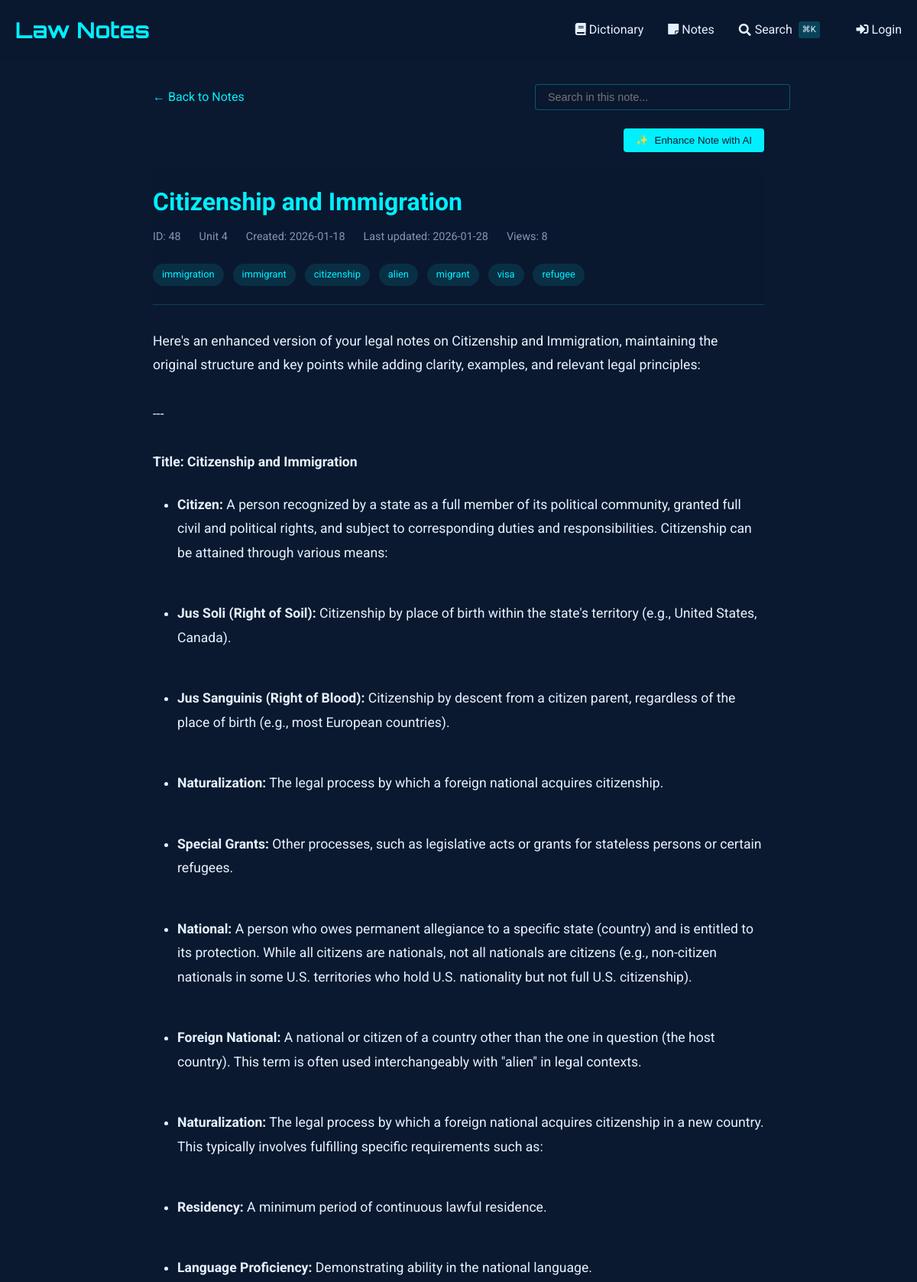
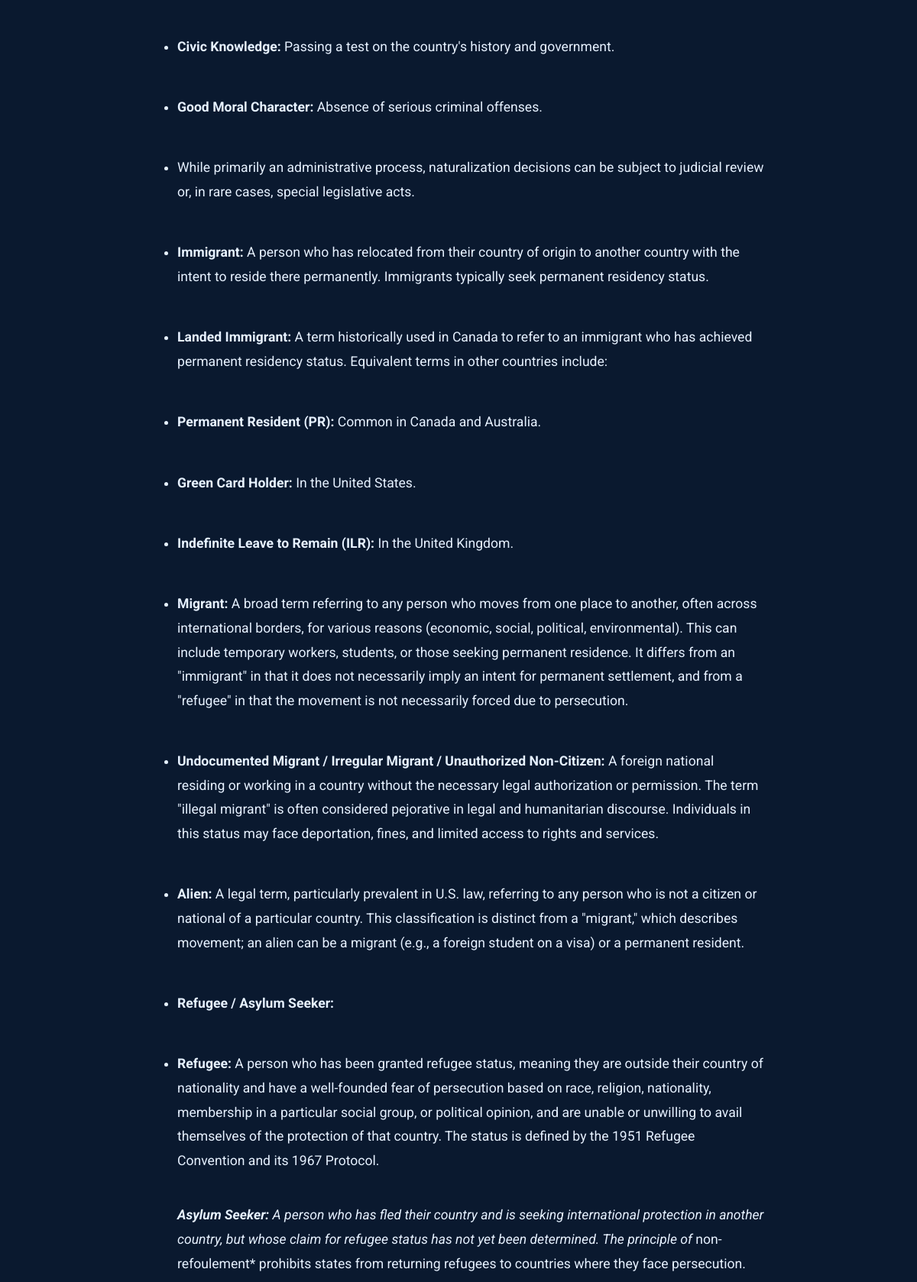
The app's page /notes/view/48 (upper part) with its own data (2 pictures, top to bottom).
### tables this page shows
CREATE TABLE notes (
    id INTEGER PRIMARY KEY AUTOINCREMENT,
    title TEXT NOT NULL,                -- short title for the note
    content TEXT NOT NULL,              -- the full note text
    unit_number INTEGER,                -- optional: to group with course units
    tags TEXT,                          -- comma-separated or JSON for filtering/search
    related_entries TEXT,               -- store glossary ids (e.g., "1,4,5") for cross-linking
    created_at TIMESTAMP DEFAULT CURRENT_TIMESTAMP,
    last_updated TIMESTAMP DEFAULT CURRENT_TIMESTAMP,
    views INTEGER DEFAULT 0,            -- track popularity
    is_favorite BOOLEAN DEFAULT 0,      -- quick flag for starred notes
    comments TEXT                       -- optional: your own thoughts or annotations
, has_worksheet BOOLEAN DEFAULT 0);

### notes_routes.py (the view, shortened to what this page needs)
@notes_bp.route('/view/<int:note_id>')
def view_note(note_id):
    db = SQL("sqlite:///notes.db")
    note = db.execute("""
        SELECT *,
               strftime('%Y-%m-%d', created_at) as created_date,
               strftime('%Y-%m-%d', last_updated) as last_updated
        FROM notes
        WHERE id = :id
    """, id=note_id)
    if not note:
        abort(404)
    note = note[0]
    db.execute("""
        UPDATE notes
        SET views = COALESCE(views, 0) + 1
        WHERE id = :id
    """, id=note_id)
    content = note['content']
    content = re.sub(r'^# (.*?)$', r'<h1>\1</h1>', content, flags=re.MULTILINE)
    content = re.sub(r'^## (.*?)$', r'<h2>\1</h2>', content, flags=re.MULTILINE)
    content = re.sub(r'^### (.*?)$', r'<h3>\1</h3>', content, flags=re.MULTILINE)
    content = re.sub(r'\*\*(.*?)\*\*', r'<strong>\1</strong>', content)
    content = re.sub(r'\*(.*?)\*', r'<em>\1</em>', content)
    content = re.sub(r'^\s*[-*] (.*?)$', r'<li>\1</li>', content, flags=re.MULTILINE)
    content = re.sub(r'(<li>.*</li>)', r'<ul>\1</ul>', content, flags=re.DOTALL)
    content = re.sub(r'^> (.*?)$', r'<blockquote>\1</blockquote>', content, flags=re.MULTILINE)
    content = content.replace('\n', '<br>')
    content = re.sub(
        r'<aside>\s*💡\s*(.*?)\s*</aside>',
        r'<div class="callout"><div class="callout-emoji">💡</div><div class="callout-content">\1</div></div>',
        content,
        flags=re.DOTALL
    )
    sections = re.split(r'(<h[1-3]>.*?</h[1-3]>)', content)
    processed_sections = []
    for i, section in enumerate(sections):
        if section.startswith('<h'):
            processed_sections.append(section)
        elif section.strip():
            if not any(tag in section for tag in ['<p>', '<ul>', '<ol>', '<blockquote>', '<div class="callout">']):
                section = f'<p>{section}</p>'
            processed_sections.append(section)
    processed_content = '\n'.join(processed_sections)
    related_entries = []
    worksheet_images = []
    if note.get('has_worksheet'):
        worksheet_images = get_worksheet_images(note_id)
    return render_template('notes/view.html',
                         note=note,
                         content=processed_content,
                         related_entries=related_entries,
                         worksheet_images=worksheet_images)

### sql.py (called while the page is built, shortened)
def _enable_logging(f):
    import logging
    import functools
    import os
    @functools.wraps(f)
    def decorator(*args, **kwargs):
        try:
            import flask
        except ModuleNotFoundError:
            return f(*args, **kwargs)
        disabled = logging.getLogger("cs50").disabled
        if flask.current_app and os.getenv("FLASK_ENV") == "development":
            logging.getLogger("cs50").disabled = False
        try:
            return f(*args, **kwargs)
        finally:
            logging.getLogger("cs50").disabled = disabled
    return decorator

def _parse_placeholder(token):
    import re
    import sqlparse
    if (
        not isinstance(token, sqlparse.sql.Token)
        or token.ttype != sqlparse.tokens.Name.Placeholder
    ):
        raise TypeError()
    if token.value == "?":
        return "qmark", None
    matches = re.search(r"^:([1-9]\d*)$", token.value)
    if matches:
        return "numeric", int(matches.group(1)) - 1
    matches = re.search(r"^:([a-zA-Z]\w*)$", token.value)
    if matches:
        return "named", matches.group(1)

    def __del__(self):
        self._disconnect()

    def _disconnect(self):
        if hasattr(_data, self._name()):
            getattr(_data, self._name()).close()
            delattr(_data, self._name())

    def _name(self):
        return str(hash(self))

        def connect(dbapi_connection, connection_record):
            try:
                if isinstance(
                    dbapi_connection, sqlite3.Connection
                ):  # If back end is sqlite
                    cursor = dbapi_connection.cursor()
                    cursor.execute("PRAGMA foreign_keys=ON")
                    cursor.close()
            except:
                pass

### templates/notes/view.html (shortened to what this page needs)
{% extends "notes/base.html" %}
{% block content %}
<div class="container" style="max-width: 800px; margin: 0 auto;">
    <div style="margin-bottom: 1.5rem; display: flex; justify-content: space-between; align-items: center; flex-wrap: wrap; gap: 1rem;">
        <a href="{{ url_for('notes.index') }}" style="color: var(--primary); text-decoration: none; display: inline-flex; align-items: center;">
            ← Back to Notes
        </a>
        <div class="search-container" style="position: relative; max-width: 300px; width: 100%;">
            <input type="text" id="noteSearch" placeholder="Search in this note..."
                   style="width: 100%; padding: 0.5rem 1rem; background: rgba(10, 25, 47, 0.7);
                          border: 1px solid rgba(0, 240, 255, 0.3); border-radius: 4px;
                          color: #e6f1ff; font-size: 0.9rem;">
        </div>
    </div>
    <div id="enhanceControls" style="margin-bottom: 1.5rem; display: flex; justify-content: flex-end; gap: 1rem;">
        <button id="enhanceNoteBtn" class="btn btn-primary" style="background: var(--primary); color: #0a192f; border: none; padding: 0.5rem 1rem; border-radius: 4px; cursor: pointer; font-weight: 500; display: flex; align-items: center; gap: 0.5rem;">
            <span id="enhanceIcon">✨</span> Enhance Note with AI
        </button>
    </div>
    <article class="note">
        <header class="note-header">
            <h1 class="note-title">
                {{ note.title }}
            </h1>
            <div class="note-meta">
                <span>ID: {{ note.id }}</span>
                {% if note.unit_number %}
                <span>Unit {{ note.unit_number }}</span>
                {% endif %}
                <span>Created: {{ note.created_date }}</span>
                <span>Last updated: {{ note.last_updated }}</span>
                <span>Views: {{ note.views or 0 }}</span>
            </div>
            {% if note.tags %}
            <div class="note-tags" style="margin-top: 1rem;">
                {% for tag in note.tags.split(',') %}
                    <span class="tag">{{ tag.strip() }}</span>
                {% endfor %}
            </div>
            {% endif %}
        </header>
        <div class="note-content">
            {{ content|safe }}
        </div>
    </article>
</div>
{% endblock %}

### templates/dictionary/base.html (style rules this page uses)
:root { --primary: #00f0ff; --bg-dark: #0a192f; --text: #e6f1ff; --success: #2ecc71; --error: #e74c3c; }
body { font-family: 'Roboto', sans-serif; background-color: var(--bg-dark); color: var(--text); line-height: 1.6; margin: 0; padding: 0; }
.container { max-width: 1200px; margin: 0 auto; padding: 0 20px; }
header { background: rgba(10, 25, 47, 0.9); padding: 1rem 0; }
.btn { display: inline-block; padding: 0.6rem 1.5rem; background: var(--primary); color: #000; border: none; border-radius: 4px; cursor: pointer; text-decoration: none; font-weight: 500; transition: all 0.3s; }

### templates/notes/view.html (style rules this page uses)
.note-header { margin-bottom: 2rem; padding-bottom: 1rem; border-bottom: 1px solid rgba(0, 240, 255, 0.2); }
.note-title { color: var(--primary); margin: 0 0 0.5rem 0; font-size: 2rem; font-weight: 700; }
.note-meta { display: flex; gap: 1.5rem; color: #8892b0; font-size: 0.9rem; margin-bottom: 1.5rem; }
.note-content { font-size: 1.1rem; line-height: 1.8; color: #e6f1ff; }
.note-content ul, .note-content ol { margin: 1.5rem 0; padding-left: 2rem; }
.note-content li { margin: 0.5rem 0; }
.tag { display: inline-block; background: rgba(0, 240, 255, 0.1); color: var(--primary); padding: 0.25rem 0.75rem; border-radius: 20px; font-size: 0.8rem; margin-right: 0.5rem; margin-bottom: 0.5rem; }

### records on screen
notes: title "Citizenship and Immigration", id "48", unit_number "4", views "8"

### other values on screen
{{ note.created_date }} "2026-01-18"
{{ note.last_updated }} "2026-01-28"
{{ tag.strip() }} "immigration" "immigrant" "citizenship" "alien" "migrant" "visa" "refugee"
